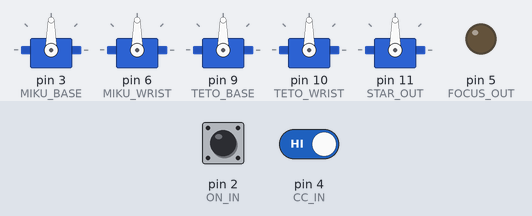
The sketch below on a simulated Arduino Uno, built with avr-gcc and run on an emulated ATmega328P. On the bench: 5 × servo, output pins drawn as LEDs (lit = HIGH). The inputs (shaded band) are chosen by the test bench; at power-on: pin 2 (ON_IN) HIGH, pin 4 (CC_IN) HIGH.

Above: at 1.2 s.
1.3 s: pin 2 (ON_IN) pulled LOW for 1 s
At 1.45 s:
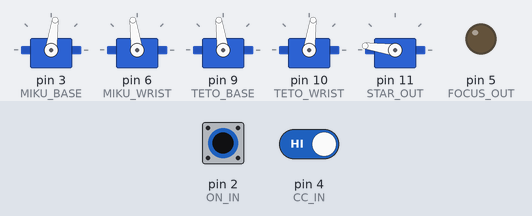
3.8 s: pin 2 (ON_IN) pulled LOW for 3.2 s
At 4.26 s:
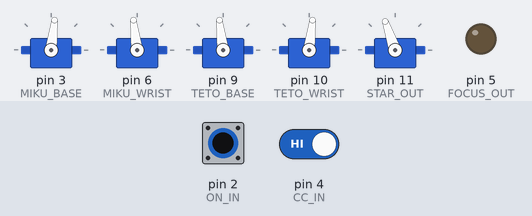
8.5 s: pin 2 (ON_IN) pulled LOW for 0.15 s
10.1 s: pin 2 (ON_IN) pulled LOW for 3.2 s
At 10.25 s:
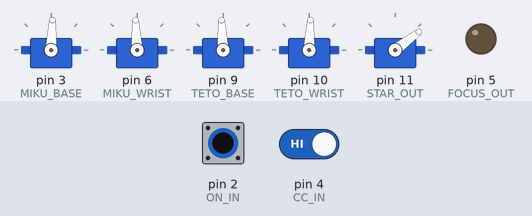
14.8 s: pin 2 (ON_IN) pulled LOW for 1 s
At 15.57 s:
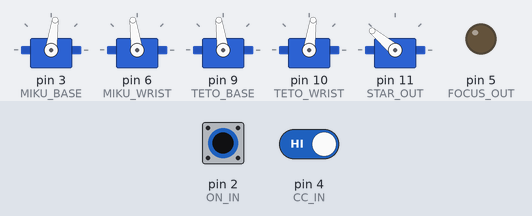
17.3 s: pin 2 (ON_IN) driven LOW and pin 4 (CC_IN) driven LOW
At 17.46 s:
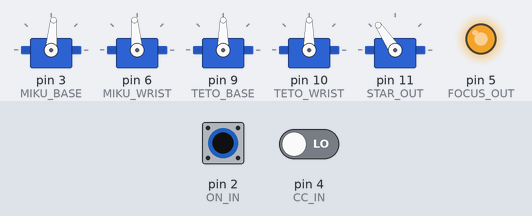
Timing chart, 0 to 23.5 s (numbered marks = the images above; inputs shaded):
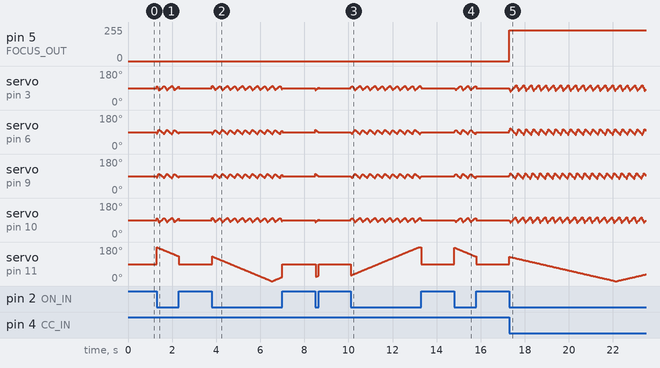

The sketch:

Mesmerizer_Project_Final.ino
```cpp
#include <Servo.h>

//miku and teto angle limits
#define MIN_ANG 80
#define MAX_ANG 100
#define OFFSET 85

//absolute limits for servo motor
#define MIN_ABS 0
#define MAX_ABS 180
#define MID 90

//input pins
#define ON_IN 2  // all toggle switch
#define CC_IN 4

//output pins
#define FOCUS_OUT 5
#define MIKU_BASE 3
#define MIKU_WRIST 6
#define TETO_BASE 9
#define TETO_WRIST 10
#define STAR_OUT 11

//servo name declaration
Servo mikuB;
Servo mikuW;
Servo tetoB;
Servo tetoW;
Servo star;

void setup() {
  //digital output for focus motor
  pinMode(FOCUS_OUT, OUTPUT);

  //assign servo pin
  mikuB.attach(MIKU_BASE);
  mikuW.attach(MIKU_WRIST);
  tetoB.attach(TETO_BASE);
  tetoW.attach(TETO_WRIST);
  star.attach(STAR_OUT);

  //button input
  pinMode(ON_IN, INPUT_PULLUP);
  pinMode(CC_IN, INPUT_PULLUP);

  //init
  star.write(MAX_ABS);
  mikuB.write(MID);
  mikuW.write(MID);
  tetoB.write(MID);
  tetoW.write(MID);
  analogWrite(FOCUS_OUT, 0);
  //Serial.begin(9600); trouble shooting purposes
}

void loop() {
  //incoming lazy coding

  //var
  unsigned char mBasePos;
  unsigned char mWristPos;
  unsigned char tBasePos;
  unsigned char tWristPos;

  static unsigned char basePos = MIN_ANG;
  static unsigned char wristPos;  //no need to assign anything to this
  static char jpDir = 0;
  static int starPos = MAX_ABS;
  static char starDir = 1;  // if 1 subtract else add
  static char flip = 0;     //

  //special var for miku
  static unsigned char osPos = MID;  //offset base position
  static char osDir = 0;

  // WHILE THE "POWER" IS ON AND THE SWTICH IS OFF
  // miku teto and the star should move
  while (!(digitalRead(ON_IN)) && (digitalRead(CC_IN))) {

    //this flip code is my attempt to slow the star speed
    flip ^= 1;

    if (flip) {
      starDir ? starPos-- : starPos++;
      star.write(starPos);
      if (starDir && (starPos < MIN_ABS)) starDir ^= 1;  // flip dir
      else if (!starDir && (starPos > MAX_ABS)) starDir ^= 1;
    }

    //move servo depending on the direction of the jump
    jpDir ? basePos-- : basePos += 2;
    wristPos = 180 - basePos;

    //assigning values
    tBasePos = basePos;
    tWristPos = wristPos;
    //miku is opposite
    mBasePos = wristPos;
    mWristPos = basePos;

    //sending command
    mikuB.write(mBasePos);
    tetoB.write(tBasePos);
    mikuW.write(mWristPos);
    tetoW.write(tWristPos);

    //would use timer instead but servo took all the good timers
    //and im lazy to find a better alternative to delay
    delay(10);

    //limit check and switch direction when it hits limit
    if (!jpDir && (basePos > MAX_ANG)) jpDir ^= 1;
    else if (jpDir && (basePos < MIN_ANG)) jpDir ^= 1;
  }

  // WHILE THE "POWER" IS ON AND THE SWTICH IS ON
  while (!(digitalRead(ON_IN)) && !(digitalRead(CC_IN))) {
    //turn on motor
    analogWrite(FOCUS_OUT, 230);  //200 stall

    //same thing as above without the flip
    starDir ? starPos-- : starPos++;
    star.write(starPos);
    if (starDir && (starPos < MIN_ABS)) starDir ^= 1;  // flip dir
    else if (!starDir && (starPos > MAX_ABS)) starDir ^= 1;

    jpDir ? basePos -= 5 : basePos += 10;

    wristPos = 180 - basePos;
    tBasePos = basePos;
    tWristPos = wristPos;

    //special jump for miku. the jump is erratic
    osDir ? osPos -= 5 : osPos += 10;

    mBasePos = 180 - osPos;
    mWristPos = osPos;

    //sending command
    mikuB.write(mBasePos);
    mikuW.write(mWristPos);
    tetoB.write(tBasePos);
    tetoW.write(tWristPos);

    //check limits
    if (!jpDir && (basePos > MAX_ANG)) jpDir ^= 1;
    else if (jpDir && (basePos < MIN_ANG)) jpDir ^= 1;
    //offset limits
    if (!osDir && (osPos > MAX_ANG)) osDir ^= 1;
    else if (osDir && (osPos < MIN_ANG)) osDir ^= 1;
    delay(37);
  }

  //if button is off reset all the position and turn off motor
  analogWrite(FOCUS_OUT, 0);
  mikuW.write(MID);
  mikuB.write(MID);
  tetoB.write(MID);
  tetoW.write(MID);
  star.write(MID);
}
```
